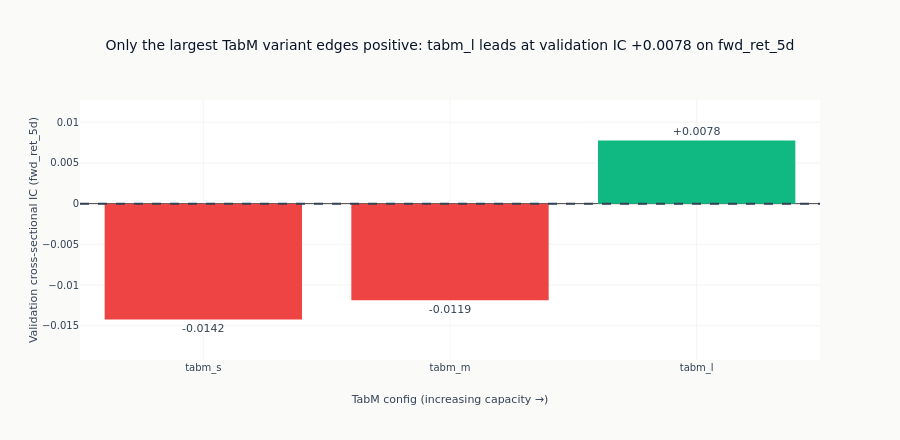

Notebook source saved alongside this figure:
### Code cell
# Grid IC as a chart: one bar per config (ordered by capacity s -> m -> l),
# colored by IC sign so the "only the largest variant edges positive" message
# reads at a glance. The dashed line at zero is the credibility reference — a
# validation IC whose sign is not distinguishable from zero carries no standalone
# edge (the HAC intervals live in 12_model_analysis).
if grid_results:
    _order = {"tabm_s": 0, "tabm_m": 1, "tabm_l": 2}
    _ranked = sorted(grid_results, key=lambda r: _order.get(r["config_name"], 99))
    _names = [r["config_name"] for r in _ranked]
    _ics = [r["best_ic"] for r in _ranked]
    _hues = [style.COLORS["positive"] if v >= 0 else style.COLORS["negative"] for v in _ics]

    fig = go.Figure()
    fig.add_bar(
        x=_names,
        y=_ics,
        marker_color=_hues,
        text=[f"{v:+.4f}" for v in _ics],
        textposition="outside",
        cliponaxis=False,
    )
    fig.add_hline(y=0.0, line=dict(color=style.COLORS["neutral"], dash="dash"))
    fig.update_layout(
        template="ml4t",
        title=(
            f"Only the largest TabM variant edges positive: {best_name} leads at "
            f"validation IC {best_ic:+.4f} on {label_col}"
        ),
        xaxis_title="TabM config (increasing capacity →)",
        yaxis_title=f"Validation cross-sectional IC ({label_col})",
        showlegend=False,
        height=440,
    )
    _pad = max(abs(v) for v in _ics) * 0.35
    fig.update_yaxes(range=[min(_ics) - _pad, max(_ics) + _pad])
    fig.show()

### Figure 1 — Plotly figure (JSON) as saved in the notebook; plotly's stock layout.template omitted (floating-point values rounded to 4 significant figures)
{"data": [{"cliponaxis": false, "marker": {"color": ["#ef4444", "#ef4444", "#10b981"]}, "text": ["-0.0142", "-0.0119", "+0.0078"], "textposition": "outside", "type": "bar", "x": ["tabm_s", "tabm_m", "tabm_l"], "y": [-0.01423, -0.01187, 0.007756]}], "layout": {"height": 440, "shapes": [{"line": {"color": "#334155", "dash": "dash"}, "type": "line", "x0": 0, "x1": 1, "xref": "x domain", "y0": 0.0, "y1": 0.0, "yref": "y"}], "showlegend": false, "title": {"text": "Only the largest TabM variant edges positive: tabm_l leads at validation IC +0.0078 on fwd_ret_5d"}, "xaxis": {"title": {"text": "TabM config (increasing capacity →)"}}, "yaxis": {"range": [-0.01922, 0.01274], "title": {"text": "Validation cross-sectional IC (fwd_ret_5d)"}}}}
